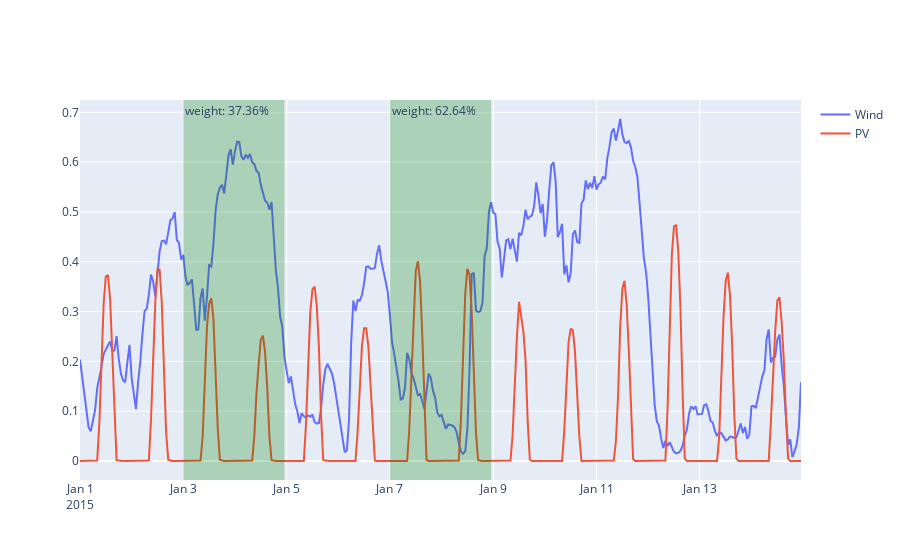

The code cell stored with this chart in its notebook:
### Markdown cell above
### Poncelet

### Code cell
# Using Poncelet method to find RP and their weights
temporal_data.calculate_RP(method = "poncelet", N_RP=N_RP, RP_length=RP_length, N_bins=15)
# Show RP selected (highlighted in green) and their weights
temporal_data.plot_RP()

### Figure 1 — Plotly figure (JSON) as saved in the notebook; plotly's stock layout.template omitted (floating-point values rounded to 4 significant figures; data arrays with more than 128 entries replaced by an {"elided": "..."} marker saying what was removed)
{"data": [{"name": "Wind", "type": "scatter", "x": {"elided": "336 str values"}, "y": {"elided": "336 float values"}}, {"name": "PV", "type": "scatter", "x": {"elided": "336 str values"}, "y": {"elided": "336 float values"}}], "layout": {"annotations": [{"showarrow": false, "text": "weight: 37.36%", "x": "2015-01-03T00:00:00", "xanchor": "left", "xref": "x", "y": 1, "yanchor": "top", "yref": "y domain"}, {"showarrow": false, "text": "weight: 62.64%", "x": "2015-01-07T00:00:00", "xanchor": "left", "xref": "x", "y": 1, "yanchor": "top", "yref": "y domain"}], "shapes": [{"fillcolor": "green", "line": {"width": 0}, "opacity": 0.25, "type": "rect", "x0": "2015-01-03T00:00:00", "x1": "2015-01-04T23:00:00", "xref": "x", "y0": 0, "y1": 1, "yref": "y domain"}, {"fillcolor": "green", "line": {"width": 0}, "opacity": 0.25, "type": "rect", "x0": "2015-01-07T00:00:00", "x1": "2015-01-08T23:00:00", "xref": "x", "y0": 0, "y1": 1, "yref": "y domain"}]}}
